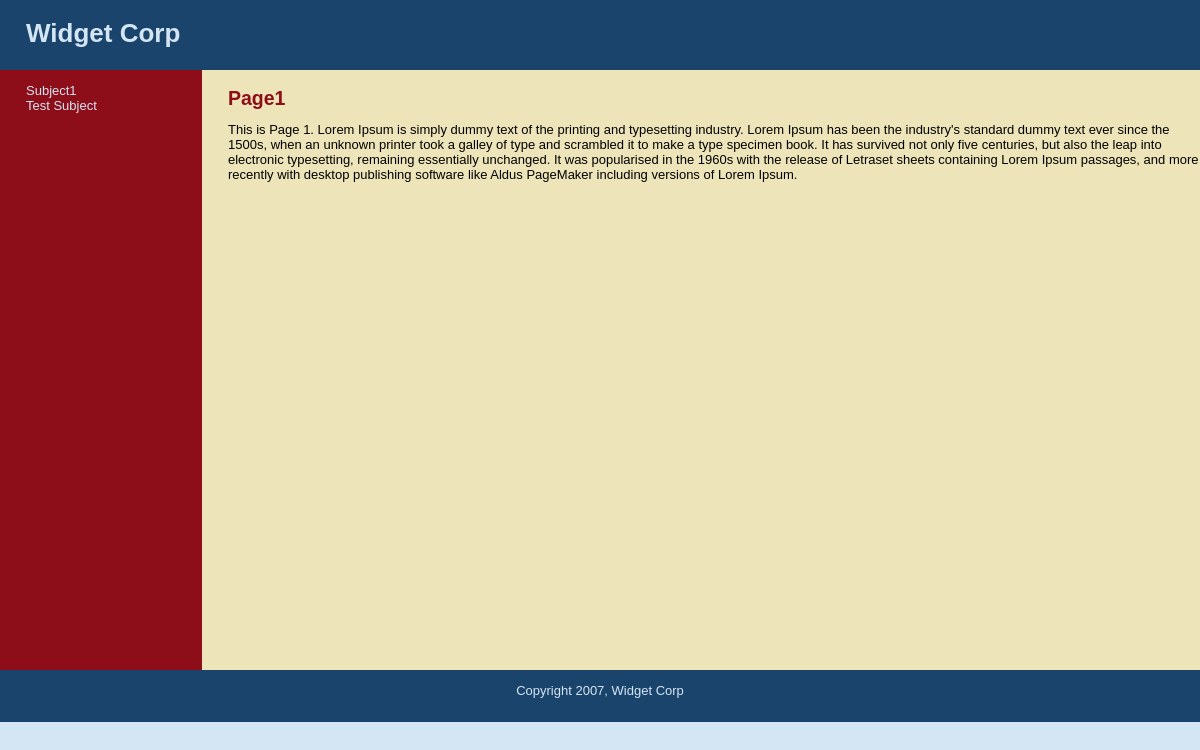
/widgetCorp/index.php?page=1, run on the app's committed database.
### tables this page shows
CREATE TABLE `subjects` (
  `id` int(11) NOT NULL,
  `menu_name` varchar(50) NOT NULL,
  `position` int(3) NOT NULL,
  `visible` smallint(1) NOT NULL
);

CREATE TABLE `pages` (
  `id` int(11) NOT NULL,
  `subject_id` int(11) NOT NULL,
  `menu_name` varchar(50) NOT NULL,
  `position` int(3) NOT NULL,
  `visible` smallint(1) NOT NULL,
  `content` text NOT NULL
);

### widgetCorp/index.php (the view)
<?php require_once ("includes/connection.php"); ?>
<?php require_once ("includes/functions.php"); ?>
<?php
$sel_page = [
	"id" => 1,
	"subject_id" => 1,
	"menu_name" => "Page1",
	"position" => 1,
	"visible" => 1,
	"content" => "This is Page1."
];
$sel_subject = [
	"id" => 1,
	"subject_id" => 1,
	"menu_name" => "Subject1",
	"position" => 1,
	"visible" => 1,
];
?>
<?php find_selected_page($connection); ?>
<?php include ("includes/header.php"); ?>
<table id="structure">
	<tr>
		<td id="navigation">
			<?php echo public_navigation($sel_subject, $sel_page, $connection); ?>
		</td>
		<td id="page">
			<?php if ($sel_page) { ?>
				<h2><?php echo htmlentities($sel_page['menu_name']); ?></h2>
				<div class="page-content">
					<?php echo strip_tags(nl2br($sel_page['content']), "<b><br><p><a>"); ?>
				</div>
			<?php } else { ?>
				<h2>Welcome to Widget Corp</h2>
			<?php } ?>
		</td>
	</tr>
</table>
<?php include ("includes/footer.php"); ?>

### widgetCorp/includes/functions.php (shortened to what this page needs)
<?php
function get_all_subjects($connection) {
    $query = "SELECT * FROM subjects ORDER BY position ASC";
    $subject_set = $connection->query($query);
    return $subject_set;
}
function get_page_by_id($page_id, $connection) {
    $query = "SELECT * FROM pages WHERE id={$page_id} LIMIT 1";
    $result_set = mysqli_query($connection, $query);
    if ($page = mysqli_fetch_assoc($result_set)) {
        return $page;
    } else {
        return NULL;
    }
}
function find_selected_page($connection) {
    if (isset($_GET['subj'])) {
        $sel_subject = get_subject_by_id($_GET['subj'], $connection);
        $sel_page = NULL;
    } elseif (isset($_GET['page'])) {
        $sel_subject = NULL;
        $sel_page = get_page_by_id($_GET['page'], $connection);
    } else {
        $sel_subject = NULL;
        $sel_page = NULL;
    }
}
function public_navigation($sel_subject, $sel_page, $connection) {
    $output = "<ul class=\"subjects\">";
    $subject_set = get_all_subjects($connection);
    while ($subject = mysqli_fetch_assoc($subject_set)) {
        $output .= "<li";
        $output .= "><a href=\"index.php?subj=" . urlencode($subject["id"]) .
            "\">{$subject["menu_name"]}</a></li>";
    }
    $output .= "</ul>";
    return $output;
}

### widgetCorp/styles/public.css (style rules this page uses)
html { height: 100%; width: 100%; }
body { width: 100%; height: 100%; margin: 0px; padding: 0px; border: 0px; font-family: Verdana, Arial, Helvetica, sans-serif; background: #d4e6f4; font-size: 13px; line-height: 15px; }
table, tr, td { border-collapse: collapse; vertical-align: top; font-size: 13px; line-height: 15px; }
a { color: #8d0d19; }
#structure { height: 600px; width: 100%; }
#navigation { width: 150px; padding: 1em 2em; color: #d4e6f4; background: #8d0d19; }
#navigation a { color: #d4e6f4; text-decoration: none; }
ul.subjects { padding-left: 0; list-style: none; }
#page { padding-left: 2em; vertical-align: top; background: #eee4b9; }
#page h2 { color: #8d0d19; margin-top: 1em; }

### data on the page
subjects: menu_name "Subject1"
subjects: menu_name "Test Subject"
pages: menu_name "Page1", content "This is Page 1. Lorem Ipsum is simply dummy text of the printing and typesetting industry. Lorem Ipsum has been the industry's standard dummy text ever since the 1500s, when an unknown printer took a galley of type and scrambled it to make a type specimen book. It has survived not only five centuries, but also the leap into electronic typesetting, remaining essentially unchanged. It was popularised in the 1960s with the release of Letraset sheets containing Lorem Ipsum passages, and more recently with desktop publishing software like Aldus PageMaker including versions of Lorem Ipsum."
